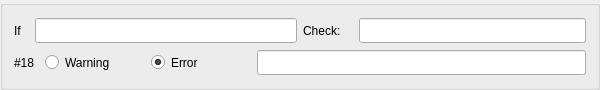
         <widget class="QGroupBox" name="groupBox_ch21">
          <property name="sizePolicy">
           <sizepolicy hsizetype="MinimumExpanding" vsizetype="Fixed">
            <horstretch>0</horstretch>
            <verstretch>0</verstretch>
           </sizepolicy>
          </property>
          <property name="minimumSize">
           <size>
            <width>600</width>
            <height>90</height>
           </size>
          </property>
          <property name="maximumSize">
           <size>
            <width>16777215</width>
            <height>90</height>
           </size>
          </property>
          <property name="title">
           <string/>
          </property>
          <layout class="QHBoxLayout" name="horizontalLayout_419">
           <item>
            <layout class="QVBoxLayout" name="verticalLayout_108">
             <item>
              <layout class="QHBoxLayout" name="horizontalLayout_420">
               <item>
                <layout class="QHBoxLayout" name="horizontalLayout_421">
                 <item>
                  <widget class="QLabel" name="label_435">
                   <property name="sizePolicy">
                    <sizepolicy hsizetype="Fixed" vsizetype="Fixed">
                     <horstretch>0</horstretch>
                     <verstretch>0</verstretch>
                    </sizepolicy>
                   </property>
                   <property name="minimumSize">
                    <size>
                     <width>15</width>
                     <height>25</height>
                    </size>
                   </property>
                   <property name="text">
                    <string>If</string>
                   </property>
                  </widget>
                 </item>
                 <item>
                  <widget class="QLineEdit" name="check_if_18">
                   <property name="sizePolicy">
                    <sizepolicy hsizetype="MinimumExpanding" vsizetype="Fixed">
                     <horstretch>0</horstretch>
                     <verstretch>0</verstretch>
                    </sizepolicy>
                   </property>
                   <property name="minimumSize">
                    <size>
                     <width>160</width>
                     <height>25</height>
                    </size>
                   </property>
                  </widget>
                 </item>
                </layout>
               </item>
               <item>
                <layout class="QHBoxLayout" name="horizontalLayout_422">
                 <item>
                  <widget class="QLabel" name="label_436">
                   <property name="sizePolicy">
                    <sizepolicy hsizetype="Fixed" vsizetype="Fixed">
                     <horstretch>0</horstretch>
                     <verstretch>0</verstretch>
                    </sizepolicy>
                   </property>
                   <property name="minimumSize">
                    <size>
                     <width>50</width>
                     <height>25</height>
                    </size>
                   </property>
                   <property name="text">
                    <string>Check:</string>
                   </property>
                  </widget>
                 </item>
                 <item>
                  <widget class="QLineEdit" name="check_check_18">
                   <property name="sizePolicy">
                    <sizepolicy hsizetype="MinimumExpanding" vsizetype="Fixed">
                     <horstretch>0</horstretch>
                     <verstretch>0</verstretch>
                    </sizepolicy>
                   </property>
                   <property name="minimumSize">
                    <size>
                     <width>160</width>
                     <height>25</height>
                    </size>
                   </property>
                  </widget>
                 </item>
                </layout>
               </item>
              </layout>
             </item>
             <item>
              <layout class="QHBoxLayout" name="horizontalLayout_423">
               <item>
                <widget class="QLabel" name="label_437">
                 <property name="sizePolicy">
                  <sizepolicy hsizetype="Fixed" vsizetype="Fixed">
                   <horstretch>0</horstretch>
                   <verstretch>0</verstretch>
                  </sizepolicy>
                 </property>
                 <property name="minimumSize">
                  <size>
                   <width>25</width>
                   <height>25</height>
                  </size>
                 </property>
                 <property name="maximumSize">
                  <size>
                   <width>25</width>
                   <height>25</height>
                  </size>
                 </property>
                 <property name="text">
                  <string>#18</string>
                 </property>
                </widget>
               </item>
               <item>
                <layout class="QHBoxLayout" name="horizontalLayout_424">
                 <item>
                  <widget class="QRadioButton" name="check_warning_18">
                   <property name="minimumSize">
                    <size>
                     <width>100</width>
                     <height>25</height>
                    </size>
                   </property>
                   <property name="text">
                    <string>Warning</string>
                   </property>
                  </widget>
                 </item>
                 <item>
                  <widget class="QRadioButton" name="check_error_18">
                   <property name="minimumSize">
                    <size>
                     <width>100</width>
                     <height>25</height>
                    </size>
                   </property>
                   <property name="text">
                    <string>Error</string>
                   </property>
                   <property name="checked">
                    <bool>true</bool>
                   </property>
                  </widget>
                 </item>
                </layout>
               </item>
               <item>
                <widget class="QLineEdit" name="check_message_18">
                 <property name="sizePolicy">
                  <sizepolicy hsizetype="MinimumExpanding" vsizetype="Fixed">
                   <horstretch>0</horstretch>
                   <verstretch>0</verstretch>
                  </sizepolicy>
                 </property>
                 <property name="minimumSize">
                  <size>
                   <width>170</width>
                   <height>25</height>
                  </size>
                 </property>
                </widget>
               </item>
              </layout>
             </item>
            </layout>
           </item>
          </layout>
         </widget>
